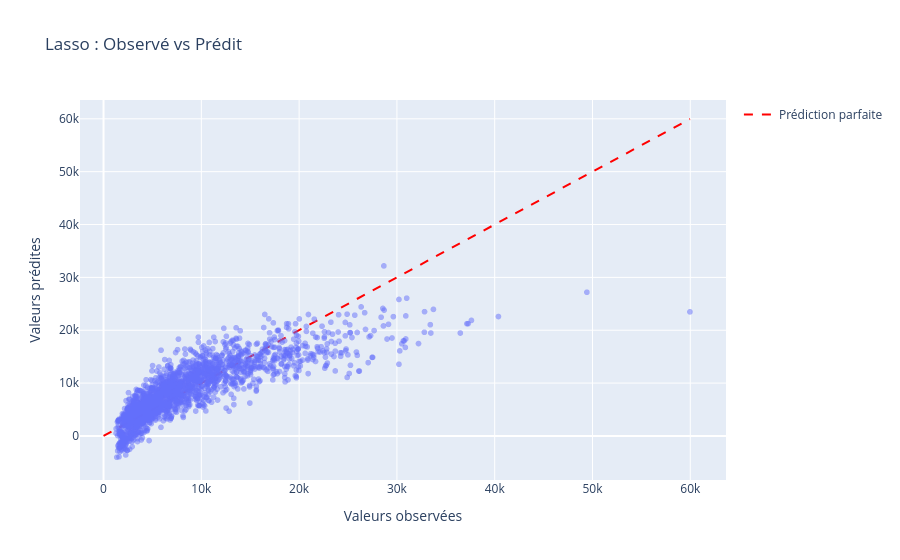

The notebook cell saved with this chart:
### Markdown cell above
### 4. Évaluation sur le test

### Code cell
y_pred_lasso = best_lasso.predict(Xr_test_scaled)
res_lasso = evaluer_regression("Lasso", yr_test, y_pred_lasso)

### Figure 1 — Plotly figure (JSON) as saved in the notebook; plotly's stock layout.template omitted (floating-point values rounded to 4 significant figures; data arrays with more than 128 entries replaced by an {"elided": "..."} marker saying what was removed)
{"data": [{"hovertemplate": "Valeurs observées=%{x}<br>Valeurs prédites=%{y}<extra></extra>", "legendgroup": "", "marker": {"color": "#636efa", "opacity": 0.5, "symbol": "circle"}, "mode": "markers", "name": "", "showlegend": false, "x": {"elided": "2043 float values"}, "xaxis": "x", "y": {"elided": "2043 float values"}, "yaxis": "y", "type": "scattergl"}, {"line": {"color": "red", "dash": "dash"}, "mode": "lines", "name": "Prédiction parfaite", "x": [0, 59970.0], "y": [0, 59970.0], "type": "scatter"}], "layout": {"xaxis": {"anchor": "y", "domain": [0.0, 1.0], "title": {"text": "Valeurs observées"}}, "yaxis": {"anchor": "x", "domain": [0.0, 1.0], "title": {"text": "Valeurs prédites"}}, "legend": {"tracegroupgap": 0}, "title": {"text": "Lasso : Observé vs Prédit"}}}
